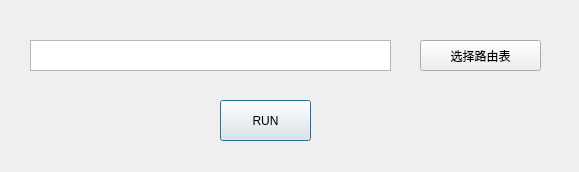
<?xml version="1.0" encoding="UTF-8"?>
<ui version="4.0">
 <class>DTCTest</class>
 <widget class="QDialog" name="DTCTest">
  <property name="geometry">
   <rect>
    <x>0</x>
    <y>0</y>
    <width>579</width>
    <height>172</height>
   </rect>
  </property>
  <property name="windowTitle">
   <string>kanwairen</string>
  </property>
  <widget class="QTextBrowser" name="textBrowser">
   <property name="geometry">
    <rect>
     <x>30</x>
     <y>40</y>
     <width>361</width>
     <height>31</height>
    </rect>
   </property>
  </widget>
  <widget class="QPushButton" name="pushButton_2">
   <property name="geometry">
    <rect>
     <x>220</x>
     <y>100</y>
     <width>91</width>
     <height>41</height>
    </rect>
   </property>
   <property name="text">
    <string>RUN</string>
   </property>
  </widget>
  <widget class="QPushButton" name="pushButton">
   <property name="geometry">
    <rect>
     <x>420</x>
     <y>40</y>
     <width>121</width>
     <height>31</height>
    </rect>
   </property>
   <property name="text">
    <string>选择路由表</string>
   </property>
  </widget>
 </widget>
 <resources/>
 <connections>
  <connection>
   <sender>pushButton</sender>
   <signal>clicked()</signal>
   <receiver>DTCTest</receiver>
   <slot>select_file()</slot>
   <hints>
    <hint type="sourcelabel">
     <x>467</x>
     <y>56</y>
    </hint>
    <hint type="destinationlabel">
     <x>471</x>
     <y>96</y>
    </hint>
   </hints>
  </connection>
  <connection>
   <sender>pushButton_2</sender>
   <signal>clicked()</signal>
   <receiver>DTCTest</receiver>
   <slot>run()</slot>
   <hints>
    <hint type="sourcelabel">
     <x>287</x>
     <y>124</y>
    </hint>
    <hint type="destinationlabel">
     <x>361</x>
     <y>147</y>
    </hint>
   </hints>
  </connection>
 </connections>
 <slots>
  <slot>select_file()</slot>
  <slot>run()</slot>
 </slots>
</ui>
